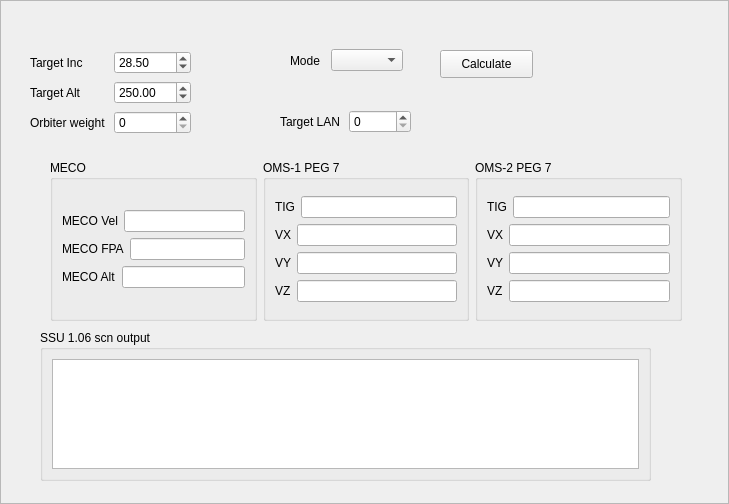
<?xml version="1.0" encoding="UTF-8"?>
<ui version="4.0">
 <class>FrameMECO</class>
 <widget class="QFrame" name="FrameMECO">
  <property name="geometry">
   <rect>
    <x>0</x>
    <y>0</y>
    <width>729</width>
    <height>504</height>
   </rect>
  </property>
  <property name="windowTitle">
   <string>Frame</string>
  </property>
  <property name="frameShape">
   <enum>QFrame::StyledPanel</enum>
  </property>
  <property name="frameShadow">
   <enum>QFrame::Raised</enum>
  </property>
  <widget class="QWidget" name="layoutWidget">
   <property name="geometry">
    <rect>
     <x>50</x>
     <y>160</y>
     <width>632</width>
     <height>161</height>
    </rect>
   </property>
   <layout class="QHBoxLayout" name="horizontalLayout_19">
    <item>
     <widget class="QGroupBox" name="groupBox_2">
      <property name="title">
       <string>MECO</string>
      </property>
      <layout class="QGridLayout" name="gridLayout">
       <item row="0" column="0">
        <layout class="QVBoxLayout" name="verticalLayout_3">
         <item>
          <layout class="QHBoxLayout" name="horizontalLayout_5">
           <item>
            <widget class="QLabel" name="label_5">
             <property name="text">
              <string>MECO Vel</string>
             </property>
            </widget>
           </item>
           <item>
            <widget class="QLineEdit" name="mecoVel">
             <property name="enabled">
              <bool>true</bool>
             </property>
             <property name="readOnly">
              <bool>true</bool>
             </property>
            </widget>
           </item>
          </layout>
         </item>
         <item>
          <layout class="QHBoxLayout" name="horizontalLayout_6">
           <item>
            <widget class="QLabel" name="label_6">
             <property name="text">
              <string>MECO FPA</string>
             </property>
            </widget>
           </item>
           <item>
            <widget class="QLineEdit" name="mecoFPA">
             <property name="enabled">
              <bool>true</bool>
             </property>
             <property name="readOnly">
              <bool>true</bool>
             </property>
            </widget>
           </item>
          </layout>
         </item>
         <item>
          <layout class="QHBoxLayout" name="horizontalLayout_7">
           <item>
            <widget class="QLabel" name="label_7">
             <property name="text">
              <string>MECO Alt</string>
             </property>
            </widget>
           </item>
           <item>
            <widget class="QLineEdit" name="mecoAlt">
             <property name="enabled">
              <bool>true</bool>
             </property>
             <property name="readOnly">
              <bool>true</bool>
             </property>
            </widget>
           </item>
          </layout>
         </item>
        </layout>
       </item>
      </layout>
     </widget>
    </item>
    <item>
     <widget class="QGroupBox" name="groupBox_3">
      <property name="title">
       <string>OMS-1 PEG 7</string>
      </property>
      <layout class="QGridLayout" name="gridLayout_2">
       <item row="0" column="0">
        <layout class="QVBoxLayout" name="verticalLayout_2">
         <item>
          <layout class="QHBoxLayout" name="horizontalLayout_8">
           <item>
            <widget class="QLabel" name="label_8">
             <property name="text">
              <string>TIG</string>
             </property>
            </widget>
           </item>
           <item>
            <widget class="QLineEdit" name="oms1TIG">
             <property name="enabled">
              <bool>true</bool>
             </property>
             <property name="readOnly">
              <bool>true</bool>
             </property>
            </widget>
           </item>
          </layout>
         </item>
         <item>
          <layout class="QHBoxLayout" name="horizontalLayout_9">
           <item>
            <widget class="QLabel" name="label_9">
             <property name="text">
              <string>VX</string>
             </property>
            </widget>
           </item>
           <item>
            <widget class="QLineEdit" name="oms1VX">
             <property name="enabled">
              <bool>true</bool>
             </property>
             <property name="readOnly">
              <bool>true</bool>
             </property>
            </widget>
           </item>
          </layout>
         </item>
         <item>
          <layout class="QHBoxLayout" name="horizontalLayout_10">
           <item>
            <widget class="QLabel" name="label_10">
             <property name="text">
              <string>VY</string>
             </property>
            </widget>
           </item>
           <item>
            <widget class="QLineEdit" name="oms1VY">
             <property name="enabled">
              <bool>true</bool>
             </property>
             <property name="readOnly">
              <bool>true</bool>
             </property>
            </widget>
           </item>
          </layout>
         </item>
         <item>
          <layout class="QHBoxLayout" name="horizontalLayout_11">
           <item>
            <widget class="QLabel" name="label_11">
             <property name="text">
              <string>VZ</string>
             </property>
            </widget>
           </item>
           <item>
            <widget class="QLineEdit" name="oms1VZ">
             <property name="enabled">
              <bool>true</bool>
             </property>
             <property name="readOnly">
              <bool>true</bool>
             </property>
            </widget>
           </item>
          </layout>
         </item>
        </layout>
       </item>
      </layout>
     </widget>
    </item>
    <item>
     <widget class="QGroupBox" name="groupBox_4">
      <property name="title">
       <string>OMS-2 PEG 7</string>
      </property>
      <layout class="QGridLayout" name="gridLayout_3">
       <item row="0" column="0">
        <layout class="QVBoxLayout" name="verticalLayout_4">
         <item>
          <layout class="QHBoxLayout" name="horizontalLayout_12">
           <item>
            <widget class="QLabel" name="label_12">
             <property name="text">
              <string>TIG</string>
             </property>
            </widget>
           </item>
           <item>
            <widget class="QLineEdit" name="oms2TIG">
             <property name="enabled">
              <bool>true</bool>
             </property>
             <property name="readOnly">
              <bool>true</bool>
             </property>
            </widget>
           </item>
          </layout>
         </item>
         <item>
          <layout class="QHBoxLayout" name="horizontalLayout_13">
           <item>
            <widget class="QLabel" name="label_13">
             <property name="text">
              <string>VX</string>
             </property>
            </widget>
           </item>
           <item>
            <widget class="QLineEdit" name="oms2VX">
             <property name="enabled">
              <bool>true</bool>
             </property>
             <property name="readOnly">
              <bool>true</bool>
             </property>
            </widget>
           </item>
          </layout>
         </item>
         <item>
          <layout class="QHBoxLayout" name="horizontalLayout_14">
           <item>
            <widget class="QLabel" name="label_14">
             <property name="text">
              <string>VY</string>
             </property>
            </widget>
           </item>
           <item>
            <widget class="QLineEdit" name="oms2VY">
             <property name="enabled">
              <bool>true</bool>
             </property>
             <property name="readOnly">
              <bool>true</bool>
             </property>
            </widget>
           </item>
          </layout>
         </item>
         <item>
          <layout class="QHBoxLayout" name="horizontalLayout_15">
           <item>
            <widget class="QLabel" name="label_15">
             <property name="text">
              <string>VZ</string>
             </property>
            </widget>
           </item>
           <item>
            <widget class="QLineEdit" name="oms2VZ">
             <property name="enabled">
              <bool>true</bool>
             </property>
             <property name="readOnly">
              <bool>true</bool>
             </property>
            </widget>
           </item>
          </layout>
         </item>
        </layout>
       </item>
      </layout>
     </widget>
    </item>
   </layout>
  </widget>
  <widget class="QWidget" name="layoutWidget_2">
   <property name="geometry">
    <rect>
     <x>290</x>
     <y>40</y>
     <width>113</width>
     <height>41</height>
    </rect>
   </property>
   <layout class="QHBoxLayout" name="horizontalLayout_4">
    <item>
     <widget class="QLabel" name="label_4">
      <property name="text">
       <string>Mode</string>
      </property>
     </widget>
    </item>
    <item>
     <widget class="QComboBox" name="ascentMode">
      <property name="currentText">
       <string/>
      </property>
      <property name="minimumContentsLength">
       <number>0</number>
      </property>
     </widget>
    </item>
   </layout>
  </widget>
  <widget class="QWidget" name="layoutWidget_3">
   <property name="geometry">
    <rect>
     <x>30</x>
     <y>50</y>
     <width>161</width>
     <height>88</height>
    </rect>
   </property>
   <layout class="QVBoxLayout" name="verticalLayout_5">
    <item>
     <layout class="QHBoxLayout" name="horizontalLayout">
      <item>
       <widget class="QLabel" name="label">
        <property name="text">
         <string>Target Inc</string>
        </property>
       </widget>
      </item>
      <item>
       <widget class="QDoubleSpinBox" name="targetInc">
        <property name="maximum">
         <double>2000.000000000000000</double>
        </property>
        <property name="value">
         <double>28.500000000000000</double>
        </property>
       </widget>
      </item>
     </layout>
    </item>
    <item>
     <layout class="QHBoxLayout" name="horizontalLayout_2">
      <item>
       <widget class="QLabel" name="label_2">
        <property name="text">
         <string>Target Alt</string>
        </property>
       </widget>
      </item>
      <item>
       <widget class="QDoubleSpinBox" name="targetAlt">
        <property name="maximum">
         <double>2000.000000000000000</double>
        </property>
        <property name="value">
         <double>250.000000000000000</double>
        </property>
       </widget>
      </item>
     </layout>
    </item>
    <item>
     <layout class="QHBoxLayout" name="horizontalLayout_3">
      <item>
       <widget class="QLabel" name="label_3">
        <property name="text">
         <string>Orbiter weight</string>
        </property>
       </widget>
      </item>
      <item>
       <widget class="QSpinBox" name="orbiterWgt"/>
      </item>
     </layout>
    </item>
   </layout>
  </widget>
  <widget class="QPushButton" name="buttonCalculate">
   <property name="geometry">
    <rect>
     <x>440</x>
     <y>50</y>
     <width>93</width>
     <height>28</height>
    </rect>
   </property>
   <property name="text">
    <string>Calculate</string>
   </property>
  </widget>
  <widget class="QWidget" name="layoutWidget_4">
   <property name="geometry">
    <rect>
     <x>280</x>
     <y>110</y>
     <width>131</width>
     <height>24</height>
    </rect>
   </property>
   <layout class="QHBoxLayout" name="horizontalLayout_16">
    <item>
     <widget class="QLabel" name="label_16">
      <property name="text">
       <string>Target LAN</string>
      </property>
     </widget>
    </item>
    <item>
     <widget class="QSpinBox" name="orbiterWgt_2"/>
    </item>
   </layout>
  </widget>
  <widget class="QGroupBox" name="groupBox">
   <property name="geometry">
    <rect>
     <x>40</x>
     <y>330</y>
     <width>611</width>
     <height>151</height>
    </rect>
   </property>
   <property name="title">
    <string>SSU 1.06 scn output</string>
   </property>
   <layout class="QGridLayout" name="gridLayout_4">
    <item row="0" column="0">
     <widget class="QPlainTextEdit" name="txtFileOutput"/>
    </item>
   </layout>
  </widget>
 </widget>
 <resources/>
 <connections/>
</ui>
